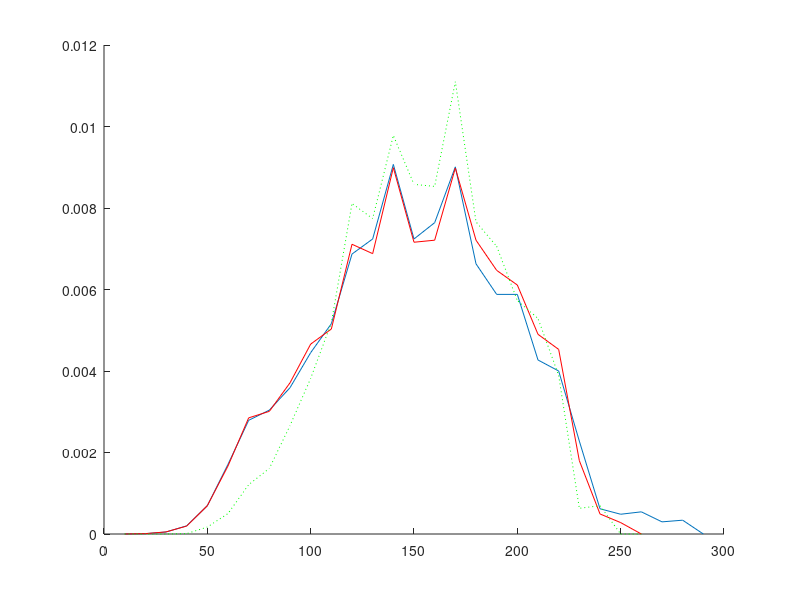

This figure's MATLAB source:
 clear fqdokkarm
 % ====================================================
 % Input filename: PROBE3.dat
 % ====================================================
 % Plot1 = 1950.0; Plot2 = 1800.0; Gdok = 0.583; Gm = 0.207;
 % Nfr =  3; JZ = 1; Cycles =  2; N =     20; GSV = 2;
 Gfr = [0.103E-01 0.504E+00 0.486E+00  ];
 Dfr = [0.100E-04 0.500E-04 0.113E-03 0.180E-03 0.160E-03 0.315E-03 ];
 %_____________________________________________________
  Dmin =          10 ; % mkm
  Di =          10 ; % mkm
  Dj =          10 ; % mkm
 % Nkarm/Nmkm(min, max) = [   3.000000       100.0000     ];
 % k5 =  0.2500000     ;
 % Statistical significance P(alpha)=  0.000000000000000E+000 ;
 % eps =  5.0000001E-02 ;
 % Calculation variant =           0 ;
 % P(karm-in-karm) coef =   8.200000     ;
 % P(karm-in-MKM) coef =   7.730000     ;
 % Zok* =  0.0000000E+00 ;
 
 
 % ====================================================
 %				Calculation	Results                  
 % ====================================================
 
 % Cycles:           2
 % Total basic particles number:
 Nbase =          20 +          40 ;
 % Total defined pockets number:
 Nkarm =                  5001 ;
 % Total calls of random generator:
 NFX =                  1372 ;  NFY =                 33270 ;
 NFQ =                  1219 ;  NFW =                  5453 ;
 % Accuracy of random numbers modeling :
 epsx(1)=  3.5132408E-02 ; epsx(2)=  3.4669697E-02 ; epsx(3)=  2.3698807E-04 ;
 epsx(4)=  1.9681454E-04 ; epsx(5)=  1.9383430E-04 ; epsx(6)=  9.3931556E-03 ;
 
 %_______________Local structure analysis______________
 % Medium coef [(Lij/Ddok)+1]:   2.417842     ;
 % Medium number of bridges:   5.075000    
 % Medium ratio between number of pockets and bridges :   5.647142    
 % Medium fraction of paricles number in jammed pack:  6.6454396E-02
 % Medium number of conditions breakings:
 %    1) Dok > Dmax      :  0.0000000E+00
 %    2) Dok < Dmin      :  0.0000000E+00
 %    3) Dbase < 0.5Dok  :   15.85000    
 %    4) Dbase > 2.0Dok  :   426.6333    
 %    5) l > 4.7Dbase    :   4.783333    
 %    6) Nkarm = 0       :  0.0000000E+00
 %    7) Nmkm < 2        :  0.0000000E+00
 %    8) Nkarm/Nmkm < min:   1.850000    
 %    9) Nkarm/Nmkm > max:  0.0000000E+00
 
 %___________________Dok parameters____________________
 % Mass-medium diameter of all Dok particles, mkm:
 Dok43a =  189.57; %(analytical calculation, all particles)
 Dok43all = [ 189.66  189.69]; %(all particles, 2 variants)
 Dok43(1) =  187.84; %(basic only)
 Dok43(2) =  189.73; %(surrounding only)
 % Accuracy of all Dok particles sizes modeling:
 epsalldok =  4.6518227E-04 ;
 % Accuracy of basic and surrounding Dok particles sizes modeling:
 epsdok(1) =  9.1434876E-03 ; epsdok(2) =  8.2071975E-04 ;
 Ddok_max =  315.00; %(maximum size of all particles)
 % Standard deviation of all Dok particles, mkm:
 Dok43sd =   58.87; %(analytical calculation, all particles)
 % Accuracy of Dok fractions distribution function modeling:
 epsdokfr = [0.143E-02 0.135E-01 0.141E-01  ];
 % Total fraction of homogenized oxidizer:
 fineoxy_fr =  0.0000000E+00 ;
 
 %________________Pockets parameters___________________
 % Accuracy of pockets distribution function modeling:
 epsfkarm =  0.1112641     ;
 % Accuracy of pockets distribution moments determination (4-th and 3-th):
 epsmkarm(1)=  8.9897901E-02 ; epsmkarm(2)=  6.5559559E-02 ;
 % Mass-medium size of pockets (var. #1), mkm:
 Dkarm43(1) =  146.75;
 % Mass-medium size of pockets (var. #2)and standard deviation, mkm:
 Dkarm43(2) =  146.73; Dkarm43sd =   45.75; %( 0.312 relative)
 % Cor. mass-medium size of pockets and standard deviation (cor. var. #1), mkm:
 Dkarm43_cor(1) =  145.74; Dkarm43sd_cor(1) =  44.09; %( 0.303 relative)
 % Cor. mass-medium size of pockets and standard deviation (cor. var. #2), mkm:
 Dkarm43_cor(2) =  149.83; Dkarm43sd_cor(2) =  37.89; %( 0.253 relative)
 % Medium size of pockets, mkm:
 Dkarm10 =   85.59;
 % Cor. medium size of pockets (cor. var. #1), mkm:
 Dkarm10_cor =   85.55;
 
 % <Zkarm>
 % Mass fraction of pockets in <binder-metal> composition (not corrected):
 Zkarm =   0.5869849      ;
 % Cor. (var. #1, #2) mass fraction of pockets  in <binder-metal> composition:
 Zkarm_cor = [  0.5869849      0.5727881      ];
 
 % <Agglomerates>
 % Pocket to Agglomerate size coefficient:
 da_coef =   0.7389501     ;
 % Mass medium size of agglomerates (normal var. #1,2  and cor. var. #1,2):
 Dagg43(1) =  108.44;
 Dagg43(2) =  108.42;
 Dagg43_cor(1) =  107.70;
 Dagg43_cor(2) =  110.72;
 
 %___________Interpocket bridges parameters____________
 % Medium MKM/Dok size between Dok particles:
 Dqmkm1 = 0.1448;
 % Medium MKM/Dol size between pockets:
 Dqmkm2 = 0.4968;
 
 
 %__________________Functions__________________________
 
 % <Dok>
 % Mass density distribution function of all dok <particles> sizes (step = 10mkm)
 fmdok = [0.000E+00 0.254E-03 0.260E-03 0.257E-03 0.249E-03 0.000E+00...
          0.000E+00 0.000E+00 0.000E+00 0.000E+00 0.000E+00 0.544E-02...
          0.734E-02 0.773E-02 0.735E-02 0.765E-02 0.104E-01 0.110E-01...
          0.271E-02 0.330E-02 0.345E-02 0.284E-02 0.321E-02 0.352E-02...
          0.276E-02 0.278E-02 0.266E-02 0.285E-02 0.389E-02 0.269E-02...
          0.365E-02 0.179E-02 0.000E+00  ];
 
 % <Pockets>
 % Mass density distribution function of <pocket>sizes (step = 10mkm):
 fmkarm = [0.314E-06 0.884E-05 0.488E-04 0.200E-03 0.694E-03 0.171E-02...
           0.279E-02 0.304E-02 0.359E-02 0.445E-02 0.516E-02 0.687E-02...
           0.724E-02 0.907E-02 0.724E-02 0.764E-02 0.901E-02 0.663E-02...
           0.588E-02 0.588E-02 0.427E-02 0.400E-02 0.228E-02 0.619E-03...
           0.485E-03 0.544E-03 0.298E-03 0.339E-03 0.000E+00  ];
 % Cor. mass density distribution function of <pocket> sizes (step = 10mkm)(cor. var #1):
 fmkarm_cor = [0.343E-06 0.910E-05 0.514E-04 0.195E-03 0.695E-03 0.167E-02...
               0.285E-02 0.301E-02 0.371E-02 0.466E-02 0.503E-02 0.711E-02...
               0.688E-02 0.899E-02 0.716E-02 0.721E-02 0.898E-02 0.721E-02...
               0.647E-02 0.611E-02 0.490E-02 0.453E-02 0.180E-02 0.492E-03...
               0.280E-03 0.000E+00  ];
 % Cor. mass density distribution function of  <pocket> sizes (step = 10mkm)(cor. var#2):
 fmkarm_cor2 = [0.000E+00 0.000E+00 0.000E+00 0.886E-05 0.171E-03 0.502E-03...
                0.121E-02 0.161E-02 0.266E-02 0.382E-02 0.518E-02 0.811E-02...
                0.774E-02 0.978E-02 0.858E-02 0.853E-02 0.111E-01 0.766E-02...
                0.706E-02 0.573E-02 0.529E-02 0.389E-02 0.631E-03 0.694E-03...
                0.000E+00 0.000E+00  ];
 % Numeric density distribution function of  <pocket> sizes (step = 10mkm):
 fqkarm = [0.680E-03 0.256E-02 0.344E-02 0.542E-02 0.894E-02 0.122E-01...
           0.122E-01 0.872E-02 0.700E-02 0.624E-02 0.538E-02 0.546E-02...
           0.448E-02 0.444E-02 0.288E-02 0.248E-02 0.242E-02 0.150E-02...
           0.112E-02 0.960E-03 0.600E-03 0.480E-03 0.240E-03 0.600E-04...
           0.400E-04 0.400E-04 0.200E-04 0.200E-04 0.000E+00  ];
 % Cor. numeric density distribution function of <pocket> sizes (step = 10mkm)(cor. var #1):
 fqkarm_cor = [0.730E-03 0.259E-02 0.356E-02 0.525E-02 0.893E-02 0.119E-01...
               0.124E-01 0.858E-02 0.721E-02 0.653E-02 0.521E-02 0.563E-02...
               0.424E-02 0.436E-02 0.283E-02 0.233E-02 0.240E-02 0.163E-02...
               0.123E-02 0.990E-03 0.683E-03 0.542E-03 0.189E-03 0.471E-04...
               0.236E-04 0.000E+00  ];
 
 % <MKM/Dok>
 % Density distribution function of MKM/Dok between Dok particles (step = 0.01)
 fqmkm1 = [0.000E+00 0.291E-02 0.291E-02 0.145E-02 0.291E-02 0.436E-02...
           0.291E-02 0.727E-02 0.291E-02 0.436E-02 0.145E-02 0.000E+00...
           0.145E-02 0.436E-02 0.581E-02 0.145E-02 0.581E-02 0.291E-02...
           0.145E-02 0.145E-02 0.727E-02 0.000E+00 0.291E-02 0.291E-02...
           0.291E-02 0.000E+00 0.000E+00 0.291E-02 0.145E-02 0.145E-02...
           0.291E-02 0.291E-02 0.436E-02 0.145E-02 0.436E-02 0.145E-02...
           0.436E-02 0.581E-02 0.291E-02 0.291E-02 0.581E-02 0.872E-02...
           0.436E-02 0.727E-02 0.145E-02 0.145E-02 0.581E-02 0.145E-02...
           0.727E-02 0.436E-02 0.000E+00 0.436E-02 0.291E-02 0.000E+00...
           0.291E-02 0.145E-02 0.291E-02 0.436E-02 0.581E-02 0.436E-02...
           0.291E-02 0.291E-02 0.145E-02 0.291E-02 0.436E-02 0.000E+00...
           0.581E-02 0.436E-02 0.436E-02 0.145E-02 0.291E-02 0.436E-02...
           0.291E-02 0.291E-02 0.581E-02 0.291E-02 0.000E+00 0.145E-02...
           0.291E-02 0.727E-02 0.000E+00 0.581E-02 0.291E-02 0.291E-02...
           0.436E-02 0.145E-02 0.145E-02 0.436E-02 0.145E-02 0.727E-02...
           0.145E-02 0.291E-02 0.727E-02 0.436E-02 0.291E-02 0.581E-02...
           0.145E-02 0.291E-02 0.291E-02 0.291E-02 0.291E-02 0.145E-02...
           0.145E-02 0.436E-02 0.000E+00 0.000E+00 0.145E-02 0.145E-02...
           0.291E-02 0.291E-02 0.581E-02 0.436E-02 0.291E-02 0.436E-02...
           0.291E-02 0.436E-02 0.291E-02 0.145E-02 0.581E-02 0.581E-02...
           0.872E-02 0.727E-02 0.436E-02 0.145E-02 0.145E-02 0.436E-02...
           0.436E-02 0.727E-02 0.000E+00 0.872E-02 0.436E-02 0.291E-02...
           0.145E-02 0.436E-02 0.145E-02 0.116E-01 0.000E+00 0.436E-02...
           0.581E-02 0.291E-02 0.727E-02 0.291E-02 0.145E-02 0.145E-02...
           0.291E-02 0.291E-02 0.145E-02 0.145E-02 0.727E-02 0.291E-02...
           0.581E-02 0.291E-02 0.581E-02 0.436E-02 0.291E-02 0.145E-02...
           0.436E-02 0.145E-02 0.436E-02 0.145E-02 0.291E-02 0.000E+00...
           0.436E-02 0.872E-02 0.727E-02 0.436E-02 0.291E-02 0.581E-02...
           0.727E-02 0.581E-02 0.436E-02 0.436E-02 0.291E-02 0.436E-02...
           0.581E-02 0.145E-02 0.291E-02 0.291E-02 0.291E-02 0.872E-02...
           0.436E-02 0.581E-02 0.291E-02 0.145E-02 0.291E-02 0.436E-02...
           0.436E-02 0.436E-02 0.436E-02 0.581E-02 0.000E+00 0.291E-02...
           0.145E-02 0.872E-02 0.145E-02 0.436E-02 0.581E-02 0.291E-02...
           0.291E-02 0.291E-02 0.436E-02 0.727E-02 0.436E-02 0.145E-02...
           0.102E-01 0.145E-02 0.145E-02 0.436E-02 0.145E-02 0.291E-02...
           0.291E-02 0.102E-01 0.145E-02 0.581E-02 0.291E-02 0.436E-02...
           0.291E-02 0.102E-01 0.291E-02 0.727E-02 0.436E-02 0.145E-01...
           0.581E-02 0.000E+00 0.291E-02 0.581E-02 0.291E-02 0.291E-02...
           0.291E-02 0.000E+00 0.291E-02 0.436E-02 0.436E-02 0.436E-02...
           0.436E-02 0.145E-02 0.291E-02 0.872E-02 0.145E-02 0.291E-02...
           0.291E-02 0.436E-02 0.581E-02 0.581E-02 0.291E-02 0.145E-02...
           0.291E-02 0.291E-02 0.145E-02 0.291E-02 0.581E-02 0.436E-02...
           0.291E-02 0.436E-02 0.436E-02 0.727E-02 0.727E-02 0.145E-02...
           0.000E+00 0.727E-02 0.291E-02 0.872E-02 0.145E-02 0.436E-02...
           0.436E-02 0.872E-02 0.291E-02 0.581E-02 0.727E-02 0.581E-02...
           0.000E+00 0.000E+00  ];
 % Density distribution function of MKM/Dok between pockets (step = 0.01)
 fqmkm2 = [0.000E+00 0.248E-02 0.000E+00 0.000E+00 0.827E-03 0.165E-02...
           0.827E-03 0.331E-02 0.165E-02 0.827E-03 0.165E-02 0.579E-02...
           0.827E-03 0.331E-02 0.248E-02 0.414E-02 0.331E-02 0.248E-02...
           0.331E-02 0.662E-02 0.579E-02 0.579E-02 0.414E-02 0.496E-02...
           0.993E-02 0.662E-02 0.414E-02 0.579E-02 0.827E-02 0.496E-02...
           0.910E-02 0.744E-02 0.827E-02 0.108E-01 0.108E-01 0.108E-01...
           0.182E-01 0.910E-02 0.141E-01 0.182E-01 0.165E-01 0.132E-01...
           0.265E-01 0.223E-01 0.174E-01 0.281E-01 0.356E-01 0.339E-01...
           0.339E-01 0.281E-01 0.314E-01 0.265E-01 0.281E-01 0.289E-01...
           0.364E-01 0.240E-01 0.256E-01 0.248E-01 0.190E-01 0.323E-01...
           0.199E-01 0.306E-01 0.182E-01 0.190E-01 0.232E-01 0.141E-01...
           0.165E-01 0.124E-01 0.108E-01 0.124E-01 0.993E-02 0.662E-02...
           0.579E-02 0.579E-02 0.662E-02 0.579E-02 0.496E-02 0.496E-02...
           0.331E-02 0.827E-03 0.827E-03 0.827E-03 0.827E-03 0.414E-02...
           0.165E-02 0.827E-03 0.165E-02 0.165E-02 0.000E+00 0.000E+00...
           0.827E-03 0.000E+00 0.000E+00  ];
 
 % <Local structure analysis>
 % Coefficient [(Lij/Ddok)+1] distribution (step = 0.01):
 coef = [0.000E+00 0.000E+00 0.000E+00 0.000E+00 0.000E+00 0.000E+00...
         0.000E+00 0.000E+00 0.000E+00 0.000E+00 0.000E+00 0.000E+00...
         0.000E+00 0.000E+00 0.000E+00 0.000E+00 0.000E+00 0.000E+00...
         0.000E+00 0.000E+00 0.000E+00 0.000E+00 0.000E+00 0.000E+00...
         0.000E+00 0.000E+00 0.000E+00 0.000E+00 0.000E+00 0.000E+00...
         0.000E+00 0.000E+00 0.000E+00 0.000E+00 0.000E+00 0.000E+00...
         0.000E+00 0.000E+00 0.000E+00 0.000E+00 0.000E+00 0.000E+00...
         0.000E+00 0.000E+00 0.000E+00 0.000E+00 0.000E+00 0.000E+00...
         0.000E+00 0.000E+00 0.298E-03 0.446E-03 0.595E-03 0.446E-03...
         0.595E-03 0.104E-02 0.149E-03 0.595E-03 0.595E-03 0.298E-03...
         0.595E-03 0.446E-03 0.893E-03 0.298E-03 0.446E-03 0.744E-03...
         0.744E-03 0.149E-02 0.104E-02 0.134E-02 0.134E-02 0.223E-02...
         0.164E-02 0.238E-02 0.193E-02 0.238E-02 0.149E-02 0.298E-02...
         0.149E-02 0.283E-02 0.327E-02 0.179E-02 0.893E-03 0.238E-02...
         0.208E-02 0.357E-02 0.268E-02 0.298E-02 0.327E-02 0.268E-02...
         0.238E-02 0.298E-02 0.283E-02 0.238E-02 0.461E-02 0.506E-02...
         0.372E-02 0.312E-02 0.253E-02 0.357E-02 0.372E-02 0.298E-02...
         0.268E-02 0.387E-02 0.536E-02 0.327E-02 0.372E-02 0.461E-02...
         0.342E-02 0.417E-02 0.283E-02 0.491E-02 0.565E-02 0.461E-02...
         0.431E-02 0.417E-02 0.565E-02 0.536E-02 0.506E-02 0.461E-02...
         0.521E-02 0.640E-02 0.446E-02 0.476E-02 0.431E-02 0.476E-02...
         0.580E-02 0.565E-02 0.565E-02 0.714E-02 0.580E-02 0.580E-02...
         0.625E-02 0.536E-02 0.625E-02 0.595E-02 0.655E-02 0.595E-02...
         0.610E-02 0.595E-02 0.595E-02 0.655E-02 0.714E-02 0.610E-02...
         0.789E-02 0.551E-02 0.640E-02 0.699E-02 0.446E-02 0.744E-02...
         0.476E-02 0.803E-02 0.655E-02 0.595E-02 0.551E-02 0.803E-02...
         0.580E-02 0.640E-02 0.417E-02 0.580E-02 0.536E-02 0.729E-02...
         0.536E-02 0.729E-02 0.610E-02 0.699E-02 0.521E-02 0.684E-02...
         0.610E-02 0.476E-02 0.625E-02 0.580E-02 0.551E-02 0.580E-02...
         0.610E-02 0.491E-02 0.476E-02 0.446E-02 0.491E-02 0.387E-02...
         0.655E-02 0.506E-02 0.536E-02 0.476E-02 0.312E-02 0.387E-02...
         0.506E-02 0.372E-02 0.402E-02 0.402E-02 0.402E-02 0.417E-02...
         0.431E-02 0.417E-02 0.298E-02 0.342E-02 0.283E-02 0.342E-02...
         0.312E-02 0.238E-02 0.298E-02 0.268E-02 0.327E-02 0.327E-02...
         0.193E-02 0.298E-02 0.164E-02 0.223E-02 0.208E-02 0.253E-02...
         0.134E-02 0.193E-02 0.223E-02 0.223E-02 0.104E-02 0.134E-02...
         0.893E-03 0.208E-02 0.179E-02 0.744E-03 0.149E-02 0.744E-03...
         0.164E-02 0.193E-02 0.179E-02 0.134E-02 0.149E-02 0.149E-02...
         0.104E-02 0.119E-02 0.164E-02 0.893E-03 0.893E-03 0.149E-02...
         0.179E-02 0.119E-02 0.446E-03 0.134E-02 0.446E-03 0.893E-03...
         0.744E-03 0.744E-03 0.119E-02 0.104E-02 0.149E-02 0.134E-02...
         0.298E-03 0.595E-03 0.744E-03 0.595E-03 0.744E-03 0.446E-03...
         0.893E-03 0.744E-03 0.893E-03 0.893E-03 0.893E-03 0.595E-03...
         0.744E-03 0.446E-03 0.119E-02 0.104E-02 0.595E-03 0.595E-03...
         0.104E-02 0.595E-03 0.595E-03 0.595E-03 0.000E+00 0.119E-02...
         0.298E-03 0.446E-03 0.446E-03 0.298E-03 0.893E-03 0.119E-02...
         0.446E-03 0.744E-03 0.744E-03 0.298E-03 0.893E-03 0.744E-03...
         0.446E-03 0.595E-03 0.595E-03 0.119E-02 0.595E-03 0.595E-03...
         0.446E-03 0.446E-03 0.744E-03 0.595E-03 0.446E-03 0.744E-03...
         0.298E-03 0.595E-03 0.134E-02 0.744E-03 0.595E-03 0.446E-03...
         0.298E-03 0.446E-03 0.893E-03 0.000E+00 0.446E-03 0.119E-02...
         0.104E-02 0.893E-03 0.595E-03 0.744E-03 0.595E-03 0.893E-03...
         0.149E-03 0.595E-03 0.595E-03 0.893E-03 0.446E-03 0.298E-03...
         0.744E-03 0.104E-02 0.595E-03 0.298E-03 0.446E-03 0.744E-03...
         0.893E-03 0.104E-02 0.893E-03 0.446E-03 0.104E-02 0.298E-03...
         0.119E-02 0.119E-02 0.893E-03 0.893E-03 0.744E-03 0.595E-03...
         0.298E-03 0.893E-03 0.104E-02 0.298E-03 0.893E-03 0.104E-02...
         0.104E-02 0.744E-03 0.134E-02 0.446E-03 0.744E-03 0.446E-03...
         0.595E-03 0.446E-03 0.595E-03 0.119E-02 0.193E-02 0.744E-03...
         0.744E-03 0.104E-02 0.104E-02 0.134E-02 0.298E-03 0.149E-02...
         0.149E-02 0.134E-02 0.298E-03 0.744E-03 0.134E-02 0.104E-02...
         0.744E-03 0.104E-02 0.595E-03 0.595E-03 0.744E-03 0.104E-02...
         0.104E-02 0.893E-03 0.595E-03 0.119E-02 0.134E-02 0.446E-03...
         0.298E-03 0.149E-02 0.744E-03 0.119E-02 0.595E-03 0.119E-02...
         0.744E-03 0.119E-02 0.104E-02 0.595E-03 0.893E-03 0.744E-03...
         0.893E-03 0.893E-03 0.149E-03 0.164E-02 0.164E-02 0.119E-02...
         0.446E-03 0.893E-03 0.119E-02 0.893E-03 0.134E-02 0.893E-03...
         0.744E-03 0.104E-02 0.104E-02 0.446E-03 0.104E-02 0.595E-03...
         0.595E-03 0.893E-03 0.119E-02 0.104E-02 0.104E-02 0.179E-02...
         0.149E-02 0.104E-02 0.446E-03 0.104E-02 0.595E-03 0.744E-03...
         0.119E-02 0.744E-03 0.134E-02 0.149E-03 0.119E-02 0.744E-03...
         0.164E-02 0.119E-02 0.595E-03 0.446E-03 0.595E-03 0.149E-02...
         0.119E-02 0.595E-03 0.193E-02 0.223E-02 0.893E-03 0.104E-02...
         0.119E-02 0.446E-03 0.744E-03 0.893E-03 0.104E-02 0.104E-02...
         0.134E-02 0.595E-03 0.104E-02 0.446E-03 0.119E-02 0.179E-02...
         0.744E-03 0.744E-03 0.149E-02 0.134E-02 0.893E-03 0.744E-03...
         0.119E-02 0.893E-03 0.893E-03 0.893E-03 0.149E-02 0.446E-03...
         0.119E-02 0.119E-02 0.119E-02 0.119E-02 0.744E-03 0.595E-03...
         0.595E-03 0.119E-02 0.744E-03 0.119E-02 0.298E-03 0.119E-02...
         0.134E-02 0.446E-03 0.149E-02 0.744E-03 0.595E-03 0.104E-02...
         0.595E-03 0.595E-03 0.104E-02 0.446E-03 0.744E-03 0.119E-02...
         0.744E-03 0.744E-03 0.119E-02 0.104E-02 0.893E-03 0.104E-02...
         0.595E-03 0.595E-03 0.104E-02 0.119E-02 0.744E-03 0.298E-03...
         0.744E-03 0.193E-02 0.595E-03 0.134E-02 0.119E-02 0.104E-02...
         0.134E-02 0.119E-02 0.104E-02 0.104E-02 0.164E-02 0.119E-02...
         0.104E-02 0.298E-03 0.893E-03 0.595E-03 0.893E-03 0.893E-03...
         0.893E-03 0.104E-02 0.744E-03 0.119E-02 0.893E-03 0.744E-03...
         0.104E-02 0.149E-02 0.893E-03 0.893E-03 0.119E-02 0.595E-03...
         0.104E-02 0.744E-03 0.893E-03 0.893E-03 0.104E-02 0.595E-03...
         0.893E-03 0.446E-03 0.744E-03 0.893E-03 0.744E-03 0.595E-03...
         0.298E-03 0.595E-03 0.298E-03 0.446E-03 0.446E-03 0.744E-03...
         0.744E-03 0.744E-03 0.893E-03 0.893E-03 0.446E-03 0.104E-02...
         0.104E-02 0.893E-03 0.446E-03 0.595E-03 0.595E-03 0.893E-03...
         0.119E-02 0.744E-03 0.164E-02 0.595E-03 0.446E-03 0.595E-03...
         0.595E-03 0.595E-03 0.595E-03 0.298E-03 0.119E-02 0.744E-03...
         0.744E-03 0.744E-03 0.893E-03 0.595E-03 0.298E-03 0.446E-03...
         0.446E-03 0.446E-03 0.744E-03 0.149E-03 0.134E-02 0.595E-03...
         0.298E-03 0.595E-03 0.298E-03 0.298E-03 0.149E-03 0.446E-03...
         0.000E+00 0.446E-03 0.595E-03 0.893E-03 0.446E-03 0.298E-03...
         0.744E-03 0.149E-03 0.446E-03 0.446E-03 0.149E-03 0.595E-03...
         0.744E-03 0.446E-03 0.298E-03 0.000E+00 0.149E-03 0.446E-03...
         0.744E-03 0.446E-03 0.149E-03 0.000E+00 0.744E-03 0.000E+00...
         0.298E-03 0.595E-03 0.446E-03 0.446E-03 0.446E-03 0.149E-03...
         0.298E-03 0.446E-03 0.595E-03 0.298E-03 0.149E-03 0.595E-03...
         0.149E-03 0.149E-03 0.595E-03 0.149E-03 0.595E-03 0.000E+00...
         0.000E+00 0.298E-03 0.149E-03 0.744E-03 0.000E+00 0.149E-03...
         0.000E+00 0.149E-03 0.000E+00 0.298E-03 0.298E-03 0.149E-03...
         0.149E-03 0.149E-03 0.446E-03 0.298E-03 0.298E-03 0.000E+00...
         0.149E-03 0.000E+00 0.000E+00 0.000E+00 0.149E-03 0.000E+00...
         0.149E-03 0.000E+00 0.149E-03 0.298E-03 0.000E+00 0.000E+00...
         0.595E-03 0.149E-03 0.000E+00 0.149E-03 0.149E-03 0.000E+00...
         0.149E-03 0.149E-03 0.298E-03 0.298E-03 0.446E-03 0.149E-03...
         0.149E-03 0.298E-03 0.149E-03 0.149E-03 0.000E+00 0.000E+00...
         0.298E-03 0.000E+00 0.744E-03 0.149E-03 0.149E-03 0.149E-03...
         0.000E+00 0.298E-03 0.000E+00 0.298E-03 0.298E-03 0.000E+00...
         0.149E-03 0.149E-03 0.000E+00 0.000E+00 0.000E+00 0.149E-03...
         0.000E+00 0.298E-03 0.149E-03 0.298E-03 0.000E+00 0.000E+00...
         0.149E-03 0.000E+00 0.000E+00 0.000E+00 0.000E+00 0.000E+00...
         0.000E+00 0.000E+00 0.000E+00 0.000E+00 0.149E-03 0.149E-03...
         0.149E-03 0.149E-03 0.149E-03 0.000E+00 0.000E+00 0.298E-03...
         0.000E+00 0.149E-03 0.000E+00 0.000E+00 0.000E+00 0.000E+00...
         0.149E-03 0.149E-03 0.298E-03 0.000E+00 0.149E-03 0.000E+00...
         0.149E-03 0.149E-03 0.000E+00 0.000E+00 0.000E+00 0.000E+00...
         0.149E-03 0.149E-03 0.000E+00 0.149E-03 0.000E+00 0.149E-03...
         0.000E+00 0.149E-03 0.000E+00 0.000E+00 0.000E+00 0.000E+00...
         0.000E+00 0.000E+00 0.000E+00 0.149E-03 0.298E-03 0.000E+00...
         0.000E+00 0.149E-03 0.000E+00 0.000E+00 0.000E+00 0.000E+00...
         0.149E-03 0.000E+00 0.149E-03 0.000E+00 0.000E+00 0.149E-03...
         0.000E+00 0.149E-03 0.149E-03 0.000E+00 0.149E-03 0.000E+00...
         0.000E+00 0.000E+00 0.000E+00 0.149E-03 0.000E+00 0.000E+00...
         0.149E-03 0.000E+00 0.000E+00 0.000E+00 0.000E+00 0.000E+00...
         0.000E+00 0.000E+00 0.000E+00 0.000E+00 0.000E+00 0.000E+00...
         0.000E+00 0.149E-03 0.149E-03 0.000E+00 0.149E-03 0.000E+00...
         0.000E+00 0.000E+00 0.000E+00 0.000E+00 0.000E+00 0.000E+00...
         0.000E+00 0.000E+00 0.000E+00 0.000E+00 0.000E+00 0.000E+00...
         0.000E+00 0.000E+00 0.000E+00 0.000E+00 0.000E+00 0.000E+00...
         0.000E+00 0.000E+00 0.000E+00 0.000E+00 0.000E+00 0.000E+00...
         0.000E+00 0.000E+00 0.000E+00 0.000E+00 0.000E+00 0.000E+00...
         0.000E+00 0.149E-03 0.149E-03 0.000E+00 0.000E+00 0.000E+00...
         0.000E+00 0.000E+00 0.000E+00 0.000E+00 0.000E+00 0.000E+00...
         0.000E+00 0.000E+00 0.000E+00 0.000E+00 0.000E+00 0.000E+00...
         0.000E+00 0.000E+00 0.149E-03 0.000E+00 0.000E+00 0.000E+00...
         0.149E-03 0.000E+00 0.000E+00 0.000E+00 0.000E+00 0.000E+00...
         0.000E+00 0.000E+00 0.000E+00 0.000E+00 0.000E+00 0.000E+00...
         0.000E+00 0.000E+00 0.000E+00 0.000E+00 0.000E+00 0.000E+00...
         0.149E-03 0.000E+00 0.000E+00  ];
 % Distribution of P[pocket-in-pocket] on basicDok particles sizes:
 pdoksmall = [0.569E-38 0.569E-38 0.502E-02 0.902E-02 0.128E-01 0.163E-01...
              0.196E-01 0.228E-01 0.258E-01 0.289E-01 0.289E-01 0.289E-01...
              0.289E-01 0.289E-01 0.289E-01 0.289E-01 0.289E-01 0.289E-01...
              0.289E-01 0.289E-01 0.289E-01 0.289E-01 0.134E+00 0.244E+00...
              0.379E+00 0.499E+00 0.613E+00 0.714E+00 0.800E+00 0.877E+00...
              0.951E+00 0.102E+01  ];
 
 % <Conditional DOK>
 % Pockets categories sizes (mkm):
 Dkarmcat = [0.280E+03  ];
 % Dependency of mass-medium Dok particles sizes on pockets categories:
 dokkarm43 = [0.215E+03  ];
 % Dependency of medium Dok particles sizes on pockets categories:
 dokkarm10 = [0.108E+03  ];
 % Numeric density distribution functions of  particles on pockets categories:
 % Dkarm =    280 mkm
 fqdokkarm(  1,:) = [0.000E+00 0.262E-01 0.131E-01 0.217E-02 0.620E-03 0.000E+00...
                     0.000E+00 0.000E+00 0.000E+00 0.000E+00 0.000E+00 0.947E-03...
                     0.381E-02 0.698E-02 0.642E-02 0.718E-02 0.928E-02 0.107E-01...
                     0.245E-02 0.689E-03 0.124E-02 0.844E-03 0.183E-02 0.689E-03...
                     0.258E-03 0.155E-03 0.448E-03 0.000E+00 0.344E-03 0.465E-03...
                     0.312E-02 0.344E-04 0.000E+00  ];
 
 %________Dependence on basic particles number_________
 epsfkarm_n = [0.144206E+00 0.111264E+00  ];
 epsm3karm_n = [0.843818E-01 0.655596E-01  ];
 epsm4karm_n = [0.116940E+00 0.898979E-01  ];
 epsdok43_n = [0.490468E-02 0.465182E-03  ];
 epsdoksd_n = [0.306973E-01 0.235990E-01  ];
 epszkarm_n = [0.605802E+00 0.586985E+00  ];
 
 % Calculation time:  0 :  0 :  0
 % __________________________
 hold on
 plot(Di:Di:Di*size(fmkarm,2),fmkarm)
 plot(Di:Di:Di*size(fmkarm_cor,2),fmkarm_cor,'r')
 plot(Di:Di:Di*size(fmkarm_cor2,2),fmkarm_cor2,'g:')
